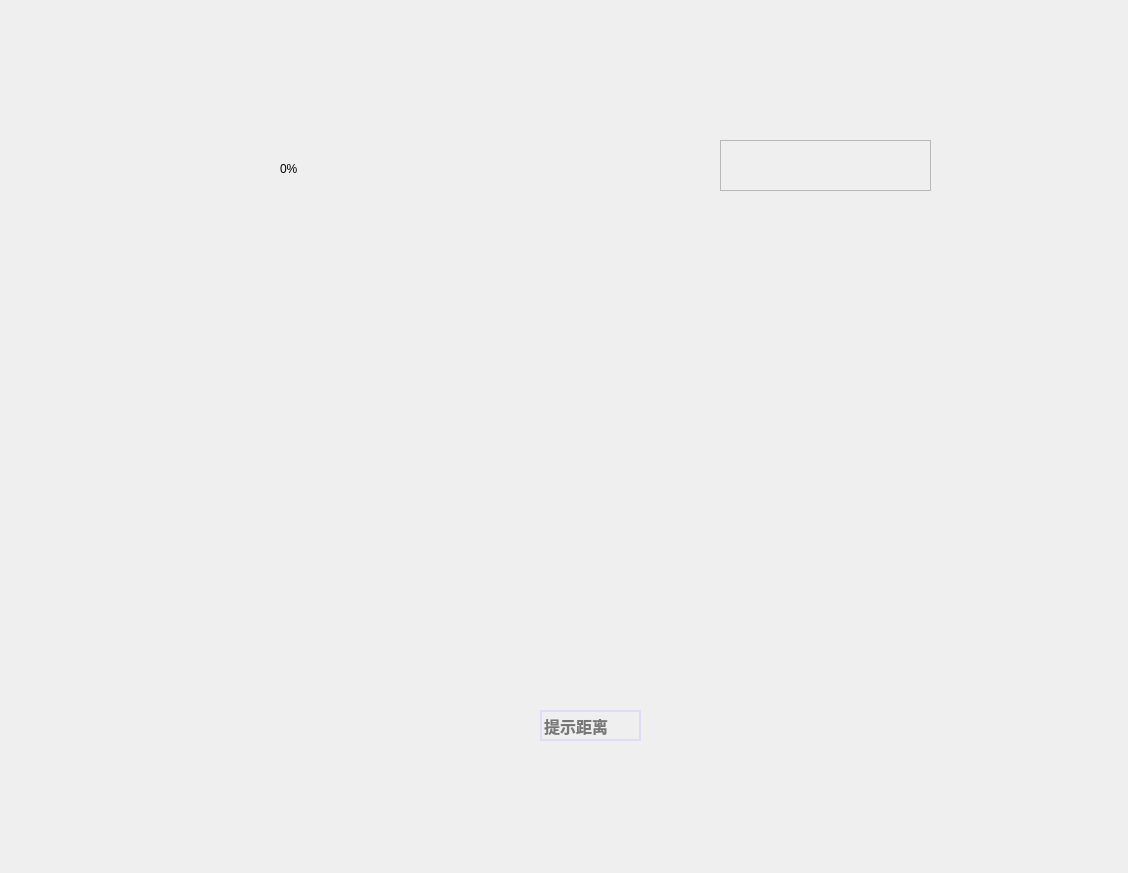
<?xml version="1.0" encoding="UTF-8"?>
<ui version="4.0">
 <class>Form</class>
 <widget class="QWidget" name="Form">
  <property name="geometry">
   <rect>
    <x>0</x>
    <y>0</y>
    <width>1128</width>
    <height>873</height>
   </rect>
  </property>
  <property name="windowTitle">
   <string>Form</string>
  </property>
  <widget class="QLabel" name="label">
   <property name="geometry">
    <rect>
     <x>140</x>
     <y>60</y>
     <width>850</width>
     <height>790</height>
    </rect>
   </property>
   <property name="styleSheet">
    <string notr="true">
border-image: url(:/img/img/21.png);</string>
   </property>
   <property name="text">
    <string/>
   </property>
  </widget>
  <widget class="QFrame" name="frame">
   <property name="geometry">
    <rect>
     <x>720</x>
     <y>140</y>
     <width>211</width>
     <height>51</height>
    </rect>
   </property>
   <property name="styleSheet">
    <string notr="true">QPushButton{
	border:none;
}
QPushButton:hover{
	padding-bottom:5px;
}</string>
   </property>
   <property name="frameShape">
    <enum>QFrame::StyledPanel</enum>
   </property>
   <property name="frameShadow">
    <enum>QFrame::Raised</enum>
   </property>
   <layout class="QHBoxLayout" name="horizontalLayout">
    <item>
     <widget class="QPushButton" name="pushButton">
      <property name="text">
       <string/>
      </property>
      <property name="icon">
       <iconset resource="ping.qrc">
        <normaloff>:/img/img/最小化.png</normaloff>:/img/img/最小化.png</iconset>
      </property>
     </widget>
    </item>
    <item>
     <widget class="QPushButton" name="pushButton_2">
      <property name="text">
       <string/>
      </property>
      <property name="icon">
       <iconset resource="ping.qrc">
        <normaloff>:/img/img/关闭.png</normaloff>:/img/img/关闭.png</iconset>
      </property>
     </widget>
    </item>
   </layout>
  </widget>
  <widget class="QProgressBar" name="progressBar">
   <property name="geometry">
    <rect>
     <x>280</x>
     <y>162</y>
     <width>161</width>
     <height>21</height>
    </rect>
   </property>
   <property name="styleSheet">
    <string notr="true">#progressBar{
	background:transparent;
	border-radius: 5px;
}

#progressBar:chunk {
	background-color: rgb(219, 216, 242);
	border-radius: 5px;
}</string>
   </property>
   <property name="value">
    <number>0</number>
   </property>
  </widget>
  <widget class="QLineEdit" name="lineEdit">
   <property name="geometry">
    <rect>
     <x>540</x>
     <y>710</y>
     <width>101</width>
     <height>31</height>
    </rect>
   </property>
   <property name="font">
    <font>
     <family>幼圆</family>
     <pointsize>12</pointsize>
     <weight>75</weight>
     <bold>true</bold>
    </font>
   </property>
   <property name="styleSheet">
    <string notr="true">background:transparent;
color: rgb(0, 0, 0);
border:2px solid rgb(222, 221, 246);</string>
   </property>
   <property name="placeholderText">
    <string>提示距离</string>
   </property>
  </widget>
  <widget class="QLabel" name="label_2">
   <property name="geometry">
    <rect>
     <x>260</x>
     <y>210</y>
     <width>640</width>
     <height>480</height>
    </rect>
   </property>
   <property name="styleSheet">
    <string notr="true">border-radius:45px;</string>
   </property>
   <property name="text">
    <string/>
   </property>
  </widget>
 </widget>
 <resources>
  <include location="ping.qrc"/>
 </resources>
 <connections>
  <connection>
   <sender>pushButton</sender>
   <signal>clicked()</signal>
   <receiver>Form</receiver>
   <slot>showMinimized()</slot>
   <hints>
    <hint type="sourcelabel">
     <x>708</x>
     <y>170</y>
    </hint>
    <hint type="destinationlabel">
     <x>1004</x>
     <y>55</y>
    </hint>
   </hints>
  </connection>
  <connection>
   <sender>pushButton_2</sender>
   <signal>clicked()</signal>
   <receiver>Form</receiver>
   <slot>close()</slot>
   <hints>
    <hint type="sourcelabel">
     <x>806</x>
     <y>162</y>
    </hint>
    <hint type="destinationlabel">
     <x>1005</x>
     <y>127</y>
    </hint>
   </hints>
  </connection>
 </connections>
</ui>
